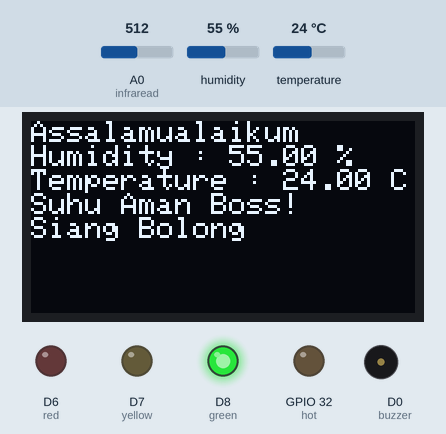
The sketch below on a simulated ESP8266 (NodeMCU). On the bench: 128×64 one-colour display, output pins drawn as LEDs (lit = HIGH), buzzer (waves = sounding, pin HIGH). Inputs (shaded band) come from the test bench; at power-on: temperature 24 °C, A0 (infraread) = 512, humidity 55 %. WiFi joins after 1.5 s; servers stay silent unless stated; uploads are accepted with an empty reply; what the sketch prints to the serial monitor is not drawn.

Above: at 5.3 s.
5.4 s: temperature set to 12 °C
At 11.2 s:
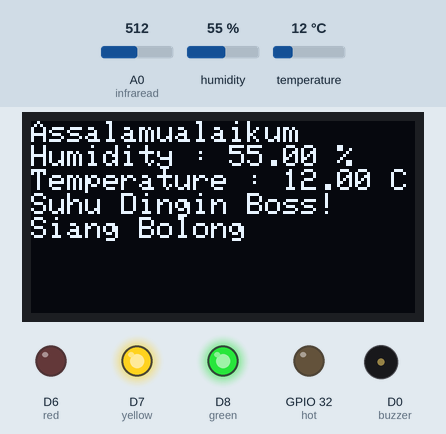
14.8 s: temperature set to 33 °C
At 22.4 s:
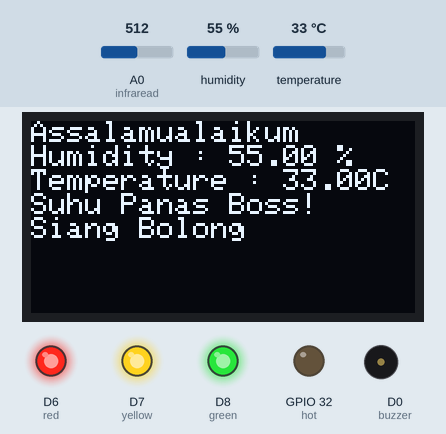
23.5 s: temperature set to 28 °C
At 32.4 s:
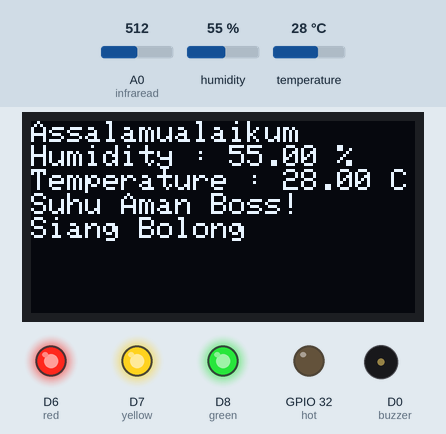
32.9 s: A0 (infraread) set to 163
38.0 s: A0 (infraread) set to 144
At 45.3 s:
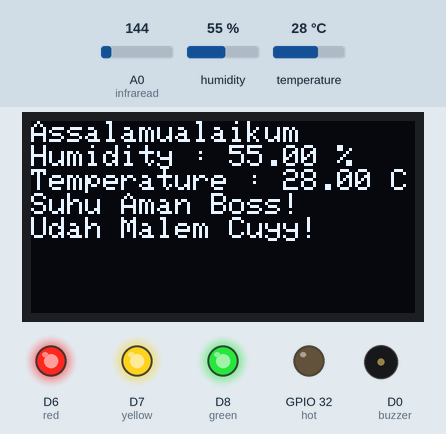
46.2 s: temperature set to 19 °C
At 55.4 s:
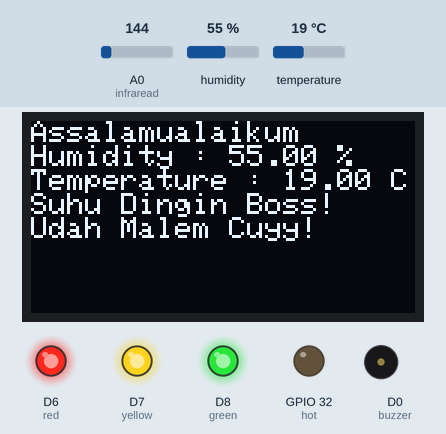
Timing chart, 0 to 56.6 s (numbered marks = the images above; inputs shaded):
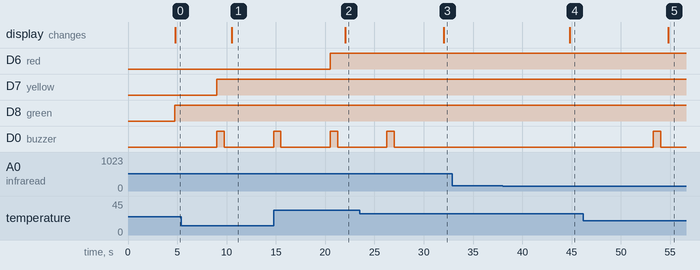

Measured:
- the behaviour switches between 151 and 150 on A0 (infraread) (found by bisection; images 3 and 4)
- after the input at 5.4 s, D7 (yellow): LOW → HIGH after 3.6 s; D0 (buzzer): LOW → HIGH after 3.6 s, → LOW 0.75 s later, → HIGH 5.0 s later; the display: changes after 5.1 s (image 1)
- after the input at 14.8 s, D6 (red): LOW → HIGH after 5.7 s; the display: changes after 7.2 s (image 2)
- after the input at 23.5 s, D0 (buzzer): goes on until 27.0 s, then stays LOW; the display: changes after 8.5 s (image 3)
- after the input at 32.9 s, every drawn part: stays the same
- after the input at 38.0 s, the display: changes after 6.8 s (image 4)
- after the input at 46.2 s, D0 (buzzer): LOW → HIGH after 7.1 s, → LOW 0.75 s later; the display: changes after 8.6 s (image 5)

The sketch:

ProjectMuncak.ino
```cpp
//library
#include <Wire.h>
#include <Adafruit_GFX.h>
#include <Adafruit_SSD1306.h>
#include <Adafruit_Sensor.h>
#include "DHT.h"

#include <ESP8266WiFi.h>
#include <ESP8266HTTPClient.h>
#include <WifiClient.h>
#include <WiFiManager.h>
 WiFiClient client;
 HTTPClient http;

//display
#define SCREEN_WIDTH 128 // OLED display width, in pixels
#define SCREEN_HEIGHT 64 // OLED display height, in pixels
#define SCREEN_ADDRESS 0x3C
// Declaration for an SSD1306 display connected to I2C (SDA, SCL pins)
Adafruit_SSD1306 display(SCREEN_WIDTH, SCREEN_HEIGHT, &Wire, -1);

#define DHTPIN D5


#define DHTTYPE    DHT11

DHT dht(DHTPIN, DHTTYPE);

  int  red = D6;
  int  yellow =D7;
  int  green = D8;
  int  cold = 20;
  int  hot = 32;
  int  buzzer = D0;
  int  infraread = A0;
  int  night = 150;
  int  value;

const char server[] = "http://sall.rsxms.com/Pkg/receiver.php";
 WiFiManager wm;

void setup() {
    Serial.begin(115200);
    if(!display.begin(SSD1306_SWITCHCAPVCC, SCREEN_ADDRESS)) {
    Serial.println(F("SSD1306 allocation failed"));
    for(;;);
  }
   WiFi.mode(WIFI_STA);
    Serial.begin(115200);
    bool res;

    res = wm.autoConnect("Esp8266","password"); // Ubah SSID dan password sesuai yang kalian mau

    if(!res) {
        Serial.println("Failed to connect");

    }
    else {

        Serial.println("connected...yeey :)");
    }


  //Untuk menghapus tampilan bawaan adafruit

  //masukkan code setup ente disni:
  pinMode(red, OUTPUT);
  pinMode(yellow, OUTPUT);
  pinMode(green, OUTPUT);
  pinMode(buzzer, OUTPUT);
  pinMode(infraread, INPUT);
  pinMode(hot, OUTPUT);
  pinMode(cold, OUTPUT);
  pinMode(DHTPIN, INPUT);
  Serial.println("DHTxx test!");
  dht.begin();
}

String statuss(){
  if (value > night) {
     String stat  = "Siang";
     return stat;
    } else {
     String stat  = "Malam";
     return stat;
    }
  }

void loop() {
  value = analogRead(infraread);

  display.setTextSize(0);
  display.setTextColor(SSD1306_WHITE);

  //untuk membaca sensor kelembapan dan suhu
  float t = dht.readTemperature();
  float h = dht.readHumidity();

  if (isnan(h) || isnan(t)) {
    Serial.println("Failed to read from DHT sensor!");
  }


  if (WiFi.status()== WL_CONNECTED) {

    http.begin(client, server);
    http.addHeader("Content-Type", "application/x-www-form-urlencoded");

    String httpRequestData = "temperature="
    +                (String) t
    +   "&humidity="+(String) h
    +        "&day="+ statuss();


    Serial.print("httpRequestData : ");
    Serial.println(httpRequestData);

    int httpResponCode = http.POST(httpRequestData);

    if(httpResponCode) {
      Serial.print("HTTP Respon Code : ");
      Serial.println(httpResponCode);
    }
    else {
      Serial.print("Error Code: ");
      Serial.println(httpResponCode);
    }
    http.end();
 }

   else {
    Serial.println("WiFi Disconnected");
    }
    delay(3000);
  // clear display
  display.clearDisplay();
  Serial.print("Kelembapan : ");
  Serial.print(h);
  Serial.println("%");
  display.setCursor(0, 0);
  display.println("Assalamualaikum");
  display.print("Humidity : ");
  display.print(h);
  display.println(" %");


  //Suhu Normal
  if (t > cold && t < hot){
     Serial.print("Temperature : ");
     Serial.print(t);
     Serial.println(" Celcius");
     Serial.println("Suhu Aman Bossqu");
     display.print("Temperature : ");
     display.print(t);
     display.println(" C");
     display.println("Suhu Aman Boss!");
     digitalWrite(green, HIGH);
  }
  //Suhu Rendah
  if (t < cold){
     Serial.print("Temperature : ");
     Serial.print(t);
     Serial.println(" Celcius");
     Serial.println("Suhu Dingin Boss");
     display.print("Temperature : ");
     display.print(t);
     display.println(" C");
     display.println("Suhu Dingin Boss!");
     digitalWrite(yellow, HIGH);
     digitalWrite(buzzer, HIGH);
     delay(750);
     digitalWrite(buzzer, LOW);
     delay(750);
  }
  //Suhu Tinggi
  if (t > hot){
     Serial.print("Temperature : ");
     Serial.print(t);
     Serial.println(" Celcius");
     Serial.println("Suhu Tinggi");
     display.print("Temperature : ");
     display.print(t);
     display.println("C");
     display.println("Suhu Panas Boss!");
     digitalWrite(red, HIGH);
     digitalWrite(buzzer, HIGH);
     delay(750);
     digitalWrite(buzzer, LOW);
     delay(750);
  }

 //untuk menentukan siang dan malam dengan infra read
 if (value > night) {
  Serial.println("Siang Bolong");
  Serial.println(" ");
  display.println("Siang Bolong");
  display.println(" ");
 }
 else {
  Serial.println("Udeh Malem Cuyy!");
  Serial.println(" ");
  display.println("Udah Malem Cuyy!");
  display.println(" ");
 }
   display.display();
 delay(1000);
 display.clearDisplay();

}
```
